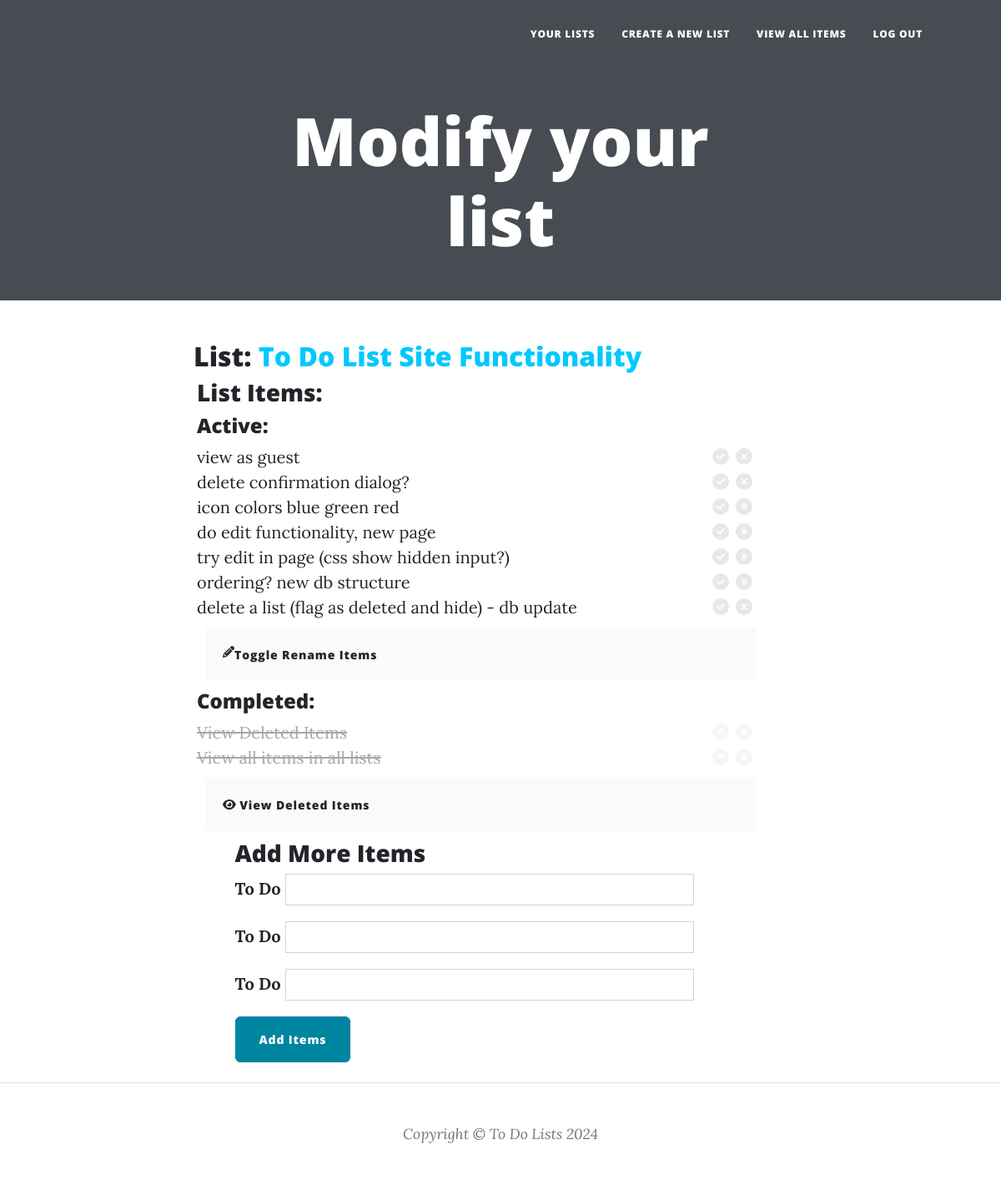
/addeditlist/3 (signed in), run on the app's committed database.
### main.py (models this page shows)
class ToDoList(db.Model):
    __tablename__ = "todolists"
    id: Mapped[int] = mapped_column(Integer, primary_key=True)
    author_id: Mapped[int] = mapped_column(Integer, db.ForeignKey("users.id"))
    author = relationship("User", back_populates="todolists") # back populates the todo lists the user authors
    description: Mapped[str] = mapped_column(String(50), unique=False, nullable=False)

class ToDoItem(db.Model):
    __tablename__ = "todoitems"
    id: Mapped[int] = mapped_column(Integer, primary_key=True)
    author_id: Mapped[int] = mapped_column(Integer, db.ForeignKey("users.id"))
    description: Mapped[str] = mapped_column(String(250), unique=False, nullable=False)
    todo_list_id: Mapped[Optional[int]] = mapped_column(ForeignKey("todolists.id"), nullable=False)
    status  : Mapped[bool] = mapped_column(unique=False, default=True)
    archive :  Mapped[bool] =  mapped_column(unique=False, default=False)

### main.py (the view, shortened to what this page needs)
@app.route('/addeditlist/<int:list_id>', methods=["GET", "POST"])
def add_edit_list(list_id):
    requested_list = db.get_or_404(ToDoList, list_id)
    requested_list_items = db.session.execute(db.select(ToDoItem).where(ToDoItem.todo_list_id == list_id, ToDoItem.status == True, ToDoItem.archive == False)).scalars().all()
    requested_completed_items = db.session.execute(db.select(ToDoItem).where(ToDoItem.todo_list_id == list_id, ToDoItem.status == False, ToDoItem.archive == False)).scalars().all()
    add_items_form = AddItemForm()
    return render_template("addeditlist.html",list=requested_list, list_items=requested_list_items, completed_items=requested_completed_items,add_form = add_items_form, current_user=current_user)

### forms.py
class AddItemForm(FlaskForm):#use one text area and break on returns!!?
    description_1= StringField("To Do", validators=[DataRequired()])
    description_2= StringField("To Do")
    description_3= StringField("To Do")
    submit = SubmitField("Add Items")

### main.py (called while the page is built)
@login_manager.user_loader
def load_user(user_id):
    return db.get_or_404(User, user_id)

### templates/addeditlist.html (shortened to what this page needs)
{% from "bootstrap5/form.html" import render_form %}
{% block content %}
{% include "header.html" %}
<header  class="masthead">
  <div class="container position-relative px-4 px-lg-5">
    <div class="row gx-4 gx-lg-5 justify-content-center">
      <div class="col-md-10 col-lg-8 col-xl-7">
        <div class="page-heading">
          <h1>Modify your list</h1>
        </div>
      </div>
    </div>
  </div>
</header>
<main class="mb-4">
  <div class="container">
    <div class="row">
      <div class="col-lg-8 col-md-10 mx-auto">
          <h2 >
         List: <span class="list-title">{{ list.description }}</span>
          </h2>
      </div>
       <div class="row gx-4 gx-lg-5 justify-content-center">
           <div class="col-md-11 col-lg-9 col-xl-8">
            {%if list_items or completed_items%}
             <h3> List Items:</h3>
             {%if list_items %}
              <form action="{{url_for('rename_items')}}" id="rename_form" method="post" >
              <h4>Active:</h4>
                        {% for item in list_items %}
                        <div class="list_item">
                            <div class="item-text">
                             <span class='item-description'>{{item.description}}</span>
                            </div>
                            <div class="edit_items">
                                <span class="item_icon item_complete"  title="Complete">
                                    <a href="{{url_for('complete_item', list_id = list.id, item_id = item.id)}}">
                                        <i class="fa fa-check-circle" aria-hidden="true"></i>
                                    </a>
                                </span>
                                <span class="item_icon" title="Delete">
                                    <a href="{{url_for('delete_item', list_id = list.id, item_id = item.id)}}">
                                        <i class="fa fa-times-circle" aria-hidden="true"></i>
                                    </a>
                                </span>
                            </div>
                        </div>
                        {% endfor %}
               <div class="post_section_action_bar">
                <span class="item_icon_post btn" id="rename_button">
                <i class="fa fa-pencil" aria-hidden="true"></i> Toggle Rename Items
                </span>
                    <span class="item_icon_post" >
                </span>
                </div>
                 </form>
               {% endif %}
               {%if completed_items %}
                <h4>Completed:</h4>
                        {% for item in completed_items %}
                        <div class="completed_list_item">
                            <div class="item-text">
                             <span class='list-description'>{{item.description}}</span>
                            </div>
                            <div class="edit_items">
                                <span class="item_icon item_restore" title="Restore">
                                    <a href="{{url_for('restore_item', list_id = list.id, item_id = item.id)}}">
                                        <i class="fa fa-chevron-circle-up" aria-hidden="true"></i>
                                    </a>
                                </span>
                                <span class="item_icon" title="Delete">
                                    <a href="{{url_for('delete_item', list_id = list.id, item_id = item.id)}}">
                                        <i class="fa fa-times-circle" aria-hidden="true"></i>
                                    </a>
                                </span>
                            </div>
                        </div>
                        {% endfor %}
                {% endif %}
            {% endif %}
            <div class="post_section_action_bar">
            <span class="item_icon_post btn" title="View Deleted Items">
                    <a href=href="{{url_for('deleted_items_in_list', list_id = list.id)}}">
                    <i class="fa fa-eye" aria-hidden="true"></i> View Deleted Items
                    </a>
                </span>
            </div>
            </div>
        </div>
        <div class="row gx-4 gx-lg-5 justify-content-center">
            <div class="col-md-10 col-lg-8 col-xl-7">
            <h3>Add More Items</h3>
            {{render_form(add_form, novalidate=True, button_map={"submit": "primary"}) }}
            </div>
        </div>
      </div>
      </div>
</main>
{% include "footer.html" %} {% endblock %}

### static/css/app_styles.css (style rules this page uses)
.list-title { color:#00c8ff }
a { text-decoration: underline; }
.item_icon.item_complete { color:green; opacity:.4; }
span.item_icon, .item_icon.item_complete { padding-right:8px; opacity:.1; }
.list-description { padding-right:20px }
.completed_list_item { opacity:.4; }
.completed_list_item .list-description { text-decoration: line-through; }
.item-text { display: inline-flex; width: calc(100% - 110px); flex-direction: row; }
.edit_items { display: inline-flex; width: 99px; flex-direction: row; justify-content: flex-end; }
input#description_1, input#description_2, input#description_3 { display: inline-flex; width: calc(100% - 99px); }
.post_section_action_bar { background-color:#fafafa; padding:10px; margin:10px }
.post_section_action_bar .item_icon_post { border-radius: 10px; cursor:pointer; display: inline-flex; margin-right:10px; padding:10px }
.btn { padding: 0px; }

### data on the page
ToDoList: description "To Do List Site Functionality"
ToDoItem: description "view as guest"
ToDoItem: description "delete confirmation dialog?"
ToDoItem: description "icon colors blue green red"
ToDoItem: description "do edit functionality, new page"
ToDoItem: description "try edit in page (css show hidden input?)"
ToDoItem: description "ordering? new db structure"
ToDoItem: description "delete a list (flag as deleted and hide) - db update"
ToDoItem: description "View Deleted Items"
ToDoItem: description "View all items in all lists"
